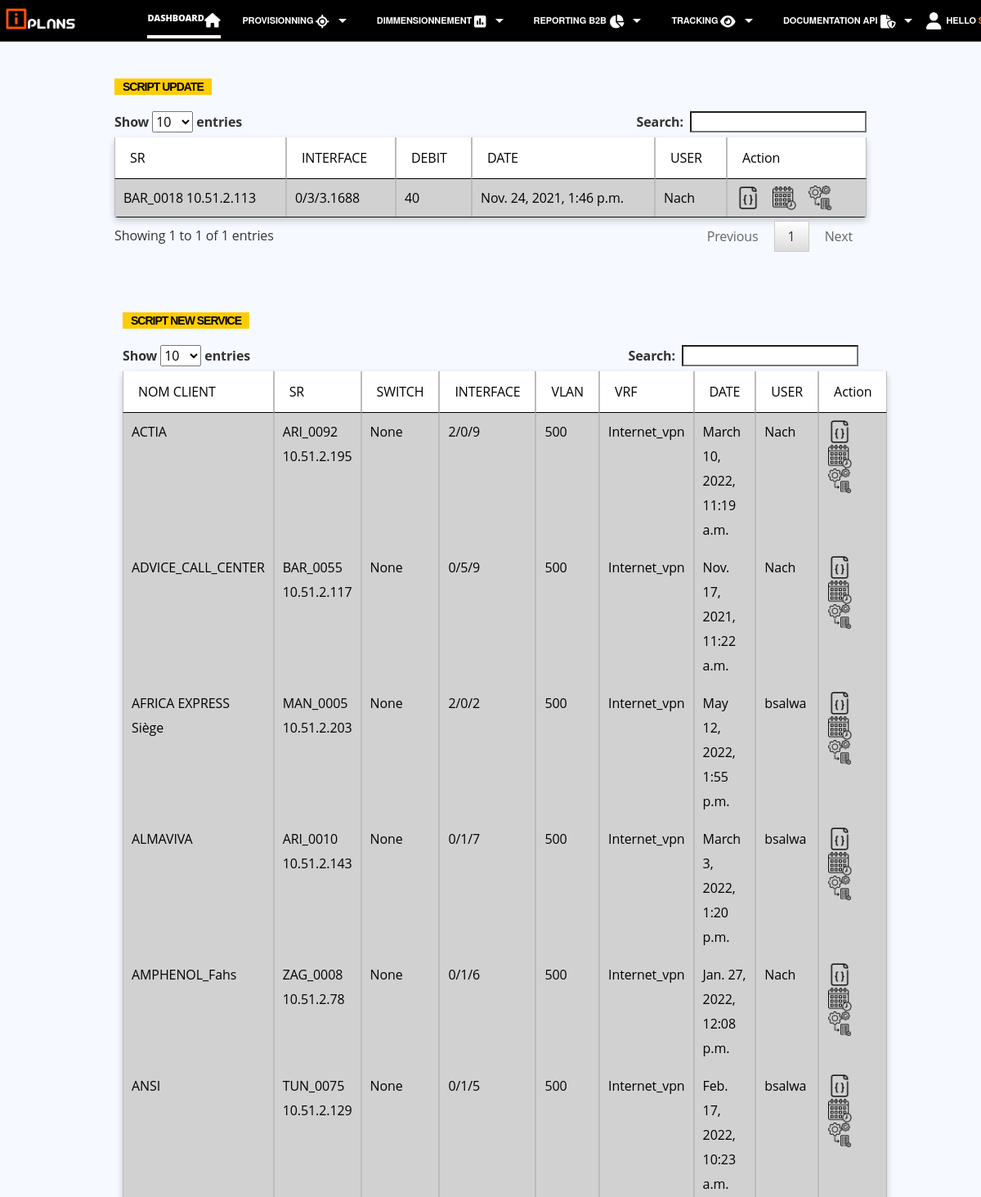
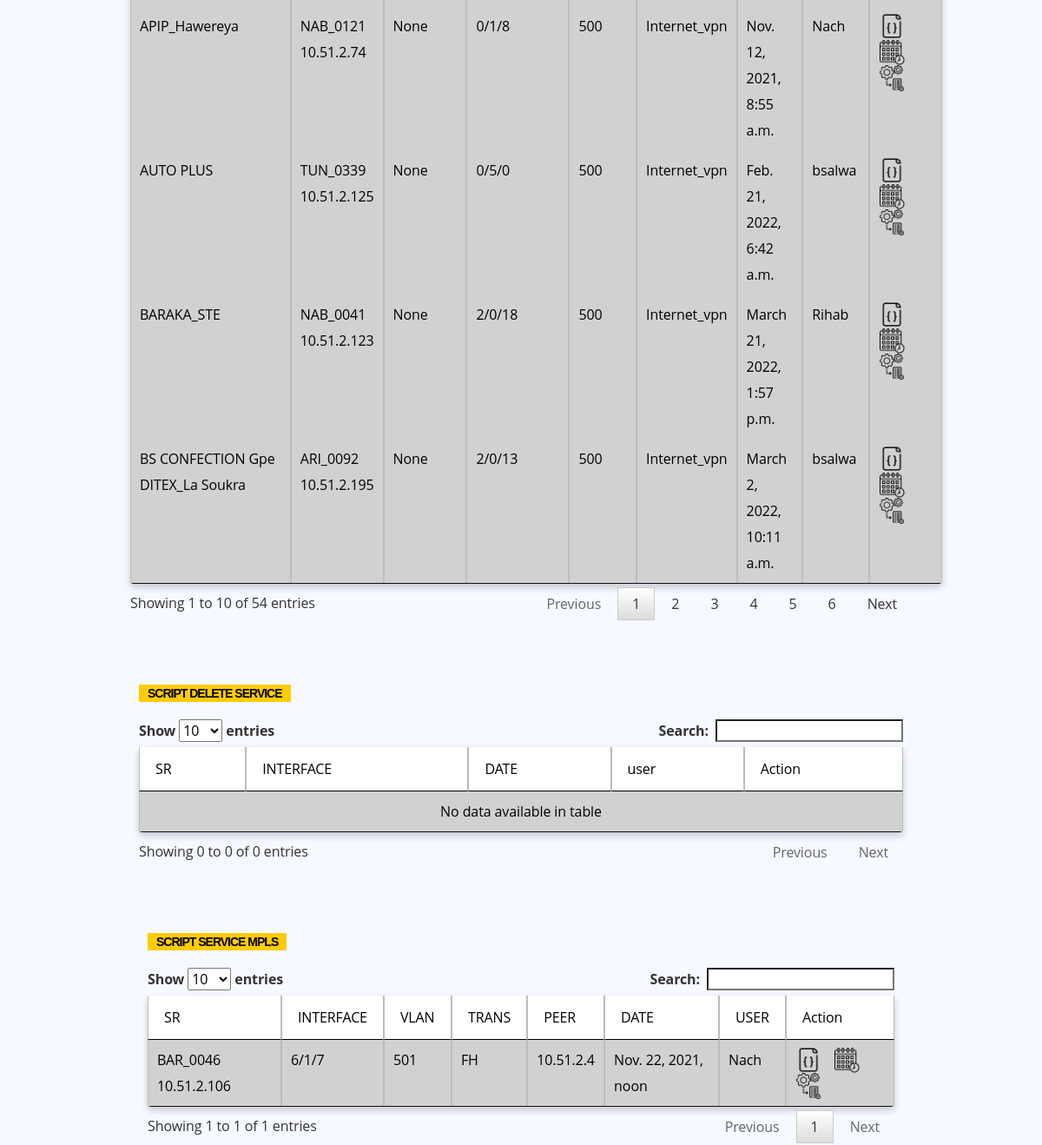
Screenshot of /Visiteur/ (signed in) with the database file from the repository (2 pictures, top to bottom).
### list_routeurs/models.py (models this page shows, shortened)
class Script(models.Model):
    routeur=models.ForeignKey(Routeur,null=True,on_delete=models.SET_NULL, to_field='Loopback')
    interface=models.CharField(max_length=100, null=True,blank=True)
    debit=models.PositiveIntegerField(max_length=5, null=True,blank=True)
    date=models.DateTimeField(auto_now_add=True, null=True)
    user=models.CharField(max_length=1000, null=True)
    generate=models.TextField(max_length=10000, null=True)
    etat = models.CharField(max_length=100000, null=True, blank=True, default="DEMANDE")
    swan = models.CharField(max_length=100000, null=True, blank=True, default="XXXXX")
    date_changement = models.DateTimeField(auto_now_add=False, blank=True, null=True)
    comment = models.CharField(max_length=10000, null=True, blank=True)
    history = HistoricalRecords()

class Routeur(models.Model):
    name=models.CharField(max_length=190, null=True, unique=True)
    Loopback=(
('10.51.2.1', '10.51.2.1'),
('10.51.2.10', '10.51.2.10'),
('10.51.2.100', '10.51.2.100'),
('10.51.2.101', '10.51.2.101'),
('10.51.2.102', '10.51.2.102'),
('10.51.2.103', '10.51.2.103'),
('10.51.2.104', '10.51.2.104'),
('10.51.2.105', '10.51.2.105'),
('10.51.2.106', '10.51.2.106'),
('10.51.2.107', '10.51.2.107'),
('10.51.2.108', '10.51.2.108'),
('10.51.2.109', '10.51.2.109'),
('10.51.2.11', '10.51.2.11'),
('10.51.2.110', '10.51.2.110'),
('10.51.2.111', '10.51.2.111'),
('10.51.2.112', '10.51.2.112'),
('10.51.2.113', '10.51.2.113'),
('10.51.2.114', '10.51.2.114'),
('10.51.2.115', '10.51.2.115'),
('10.51.2.116', '10.51.2.116'),
('10.51.2.117', '10.51.2.117'),
('10.51.2.118', '10.51.2.118'),
('10.51.2.119', '10.51.2.119'),
('10.51.2.12', '10.51.2.12'),
('10.51.2.120', '10.51.2.120'),
('10.51.2.121', '10.51.2.121'),
('10.51.2.122', '10.51.2.122'),
('10.51.2.123', '10.51.2.123'),
('10.51.2.124', '10.51.2.124'),
('10.51.2.125', '10.51.2.125'),
('10.51.2.126', '10.51.2.126'),
('10.51.2.127', '10.51.2.127'),
('10.51.2.128', '10.51.2.128'),
('10.51.2.129', '10.51.2.129'),
('10.51.2.13', '10.51.2.13'),
('10.51.2.130', '10.51.2.130'),
('10.51.2.131', '10.51.2.131'),
('10.51.2.132', '10.51.2.132'),
('10.51.2.133', '10.51.2.133'),
('10.51.2.134', '10.51.2.134'),
('10.51.2.135', '10.51.2.135'),
('10.51.2.136', '10.51.2.136'),
('10.51.2.137', '10.51.2.137'),
('10.51.2.138', '10.51.2.138'),
('10.51.2.139', '10.51.2.139'),
('10.51.2.14', '10.51.2.14'),
('10.51.2.140', '10.51.2.140'),
('10.51.2.141', '10.51.2.141'),
('10.51.2.142', '10.51.2.142'),
('10.51.2.143', '10.51.2.143'),
('10.51.2.144', '10.51.2.144'),
('10.51.2.145', '10.51.2.145'),
('10.51.2.146', '10.51.2.146'),
('10.51.2.147', '10.51.2.147'),
('10.51.2.148', '10.51.2.148'),
('10.51.2.149', '10.51.2.149'),
('10.51.2.15', '10.51.2.15'),
('10.51.2.151', '10.51.2.151'),
('10.51.2.152', '10.51.2.152'),
('10.51.2.153', '10.51.2.153'),
('10.51.2.154', '10.51.2.154'),
('10.51.2.155', '10.51.2.155'),
('10.51.2.156', '10.51.2.156'),
('10.51.2.157', '10.51.2.157'),
('10.51.2.158', '10.51.2.158'),
('10.51.2.159', '10.51.2.159'),
('10.51.2.16', '10.51.2.16'),
('10.51.2.160', '10.51.2.160'),
('10.51.2.161', '10.51.2.161'),
('10.51.2.162', '10.51.2.162'),
('10.51.2.163', '10.51.2.163'),
('10.51.2.164', '10.51.2.164'),
('10.51.2.165', '10.51.2.165'),
('10.51.2.166', '10.51.2.166'),
('10.51.2.167', '10.51.2.167'),
('10.51.2.168', '10.51.2.168'),
('10.51.2.169', '10.51.2.169'),
('10.51.2.17', '10.51.2.17'),
('10.51.2.170', '10.51.2.170'),
('10.51.2.171', '10.51.2.171'),
('10.51.2.172', '10.51.2.172'),
('10.51.2.173', '10.51.2.173'),
('10.51.2.174', '10.51.2.174'),
('10.51.2.175', '10.51.2.175'),
('10.51.2.176', '10.51.2.176'),
('10.51.2.177', '10.51.2.177'),
('10.51.2.178', '10.51.2.178'),
('10.51.2.179', '10.51.2.179'),
('10.51.2.18', '10.51.2.18'),
('10.51.2.180', '10.51.2.180'),
('10.51.2.181', '10.51.2.181'),
('10.51.2.182', '10.51.2.182'),
('10.51.2.183', '10.51.2.183'),
('10.51.2.184', '10.51.2.184'),
('10.51.2.185', '10.51.2.185'),
('10.51.2.186', '10.51.2.186'),
('10.51.2.187', '10.51.2.187'),
('10.51.2.188', '10.51.2.188'),
('10.51.2.189', '10.51.2.189'),
('10.51.2.19', '10.51.2.19'),
('10.51.2.190', '10.51.2.190'),
('10.51.2.191', '10.51.2.191'),
('10.51.2.192', '10.51.2.192'),
('10.51.2.193', '10.51.2.193'),
('10.51.2.194', '10.51.2.194'),
('10.51.2.195', '10.51.2.195'),
('10.51.2.196', '10.51.2.196'),
('10.51.2.197', '10.51.2.197'),
('10.51.2.198', '10.51.2.198'),
('10.51.2.199', '10.51.2.199'),
('10.51.2.2', '10.51.2.2'),
('10.51.2.20', '10.51.2.20'),
('10.51.2.201', '10.51.2.201'),
('10.51.2.202', '10.51.2.202'),
('10.51.2.203', '10.51.2.203'),
('10.51.2.204', '10.51.2.204'),
('10.51.2.205', '10.51.2.205'),
('10.51.2.206', '10.51.2.206'),
('10.51.2.207', '10.51.2.207'),
('10.51.2.208', '10.51.2.208'),
('10.51.2.209', '10.51.2.209'),
('10.51.2.21', '10.51.2.21'),
('10.51.2.210', '10.51.2.210'),
('10.51.2.211', '10.51.2.211'),
('10.51.2.212', '10.51.2.212'),
('10.51.2.213', '10.51.2.213'),
('10.51.2.214', '10.51.2.214'),
('10.51.2.215', '10.51.2.215'),
('10.51.2.216', '10.51.2.216'),
('10.51.2.217', '10.51.2.217'),
('10.51.2.218', '10.51.2.218'),
('10.51.2.219', '10.51.2.219'),
('10.51.2.22', '10.51.2.22'),
('10.51.2.220', '10.51.2.220'),
('10.51.2.221', '10.51.2.221'),
('10.51.2.222', '10.51.2.222'),
('10.51.2.223', '10.51.2.224'),
('10.51.2.225', '10.51.2.225'),
('10.51.2.226', '10.51.2.226'),
('10.51.2.227', '10.51.2.227'),
('10.51.2.228', '10.51.2.228'),
('10.51.2.229', '10.51.2.229'),
('10.51.2.23', '10.51.2.23'),
('10.51.2.230', '10.51.2.230'),
('10.51.2.231', '10.51.2.231'),
('10.51.2.232', '10.51.2.232'),
('10.51.2.233', '10.51.2.233'),
('10.51.2.234', '10.51.2.234'),
('10.51.2.235', '10.51.2.235'),
('10.51.2.236', '10.51.2.236'),
('10.51.2.237', '10.51.2.237'),
('10.51.2.238', '10.51.2.238'),
('10.51.2.239', '10.51.2.239'),
('10.51.2.24', '10.51.2.24'),
('10.51.2.240', '10.51.2.240'),
('10.51.2.241', '10.51.2.241'),
('10.51.2.242', '10.51.2.242'),
('10.51.2.243', '10.51.2.243'),
('10.51.2.244', '10.51.2.244'),
('10.51.2.245', '10.51.2.245'),
('10.51.2.246', '10.51.2.246'),
('10.51.2.247', '10.51.2.247'),
('10.51.2.248', '10.51.2.248'),
('10.51.2.249', '10.51.2.249'),
('10.51.2.25', '10.51.2.25'),
('10.51.2.250', '10.51.2.250'),
('10.51.2.251', '10.51.2.251'),
('10.51.2.252', '10.51.2.252'),
('10.51.2.253', '10.51.2.253'),
('10.51.2.254', '10.51.2.254'),
('10.51.2.26', '10.51.2.26'),
('10.51.2.27', '10.51.2.27'),
('10.51.2.28', '10.51.2.28'),
('10.51.2.29', '10.51.2.29'),
('10.51.2.3', '10.51.2.3'),
('10.51.2.30', '10.51.2.30'),
('10.51.2.31', '10.51.2.31'),
('10.51.2.32', '10.51.2.32'),
('10.51.2.33', '10.51.2.33'),
('10.51.2.34', '10.51.2.34'),
('10.51.2.35', '10.51.2.35'),
('10.51.2.36', '10.51.2.36'),
('10.51.2.37', '10.51.2.37'),
('10.51.2.38', '10.51.2.38'),
('10.51.2.39', '10.51.2.39'),
('10.51.2.4', '10.51.2.4'),
('10.51.2.40', '10.51.2.40'),
('10.51.2.41', '10.51.2.41'),
('10.51.2.42', '10.51.2.42'),
('10.51.2.43', '10.51.2.43'),
('10.51.2.44', '10.51.2.44'),
('10.51.2.45', '10.51.2.45'),
('10.51.2.46', '10.51.2.46'),
('10.51.2.47', '10.51.2.47'),
('10.51.2.48', '10.51.2.48'),
('10.51.2.49', '10.51.2.49'),
('10.51.2.5', '10.51.2.5'),
('10.51.2.50', '10.51.2.50'),
('10.51.2.51', '10.51.2.51'),
('10.51.2.52', '10.51.2.52'),
('10.51.2.53', '10.51.2.53'),
('10.51.2.54', '10.51.2.54'),
('10.51.2.55', '10.51.2.55'),
('10.51.2.56', '10.51.2.56'),
('10.51.2.57', '10.51.2.57'),
('10.51.2.58', '10.51.2.58'),
('10.51.2.59', '10.51.2.59'),
('10.51.2.6', '10.51.2.6'),
('10.51.2.60', '10.51.2.60'),
('10.51.2.61', '10.51.2.61'),
('10.51.2.62', '10.51.2.62'),
('10.51.2.63', '10.51.2.63'),
('10.51.2.64', '10.51.2.64'),
('10.51.2.65', '10.51.2.65'),
('10.51.2.66', '10.51.2.66'),
('10.51.2.67', '10.51.2.67'),
('10.51.2.68', '10.51.2.68'),
('10.51.2.69', '10.51.2.69'),
('10.51.2.7', '10.51.2.7'),
('10.51.2.70', '10.51.2.70'),
('10.51.2.71', '10.51.2.71'),
('10.51.2.72', '10.51.2.72'),
('10.51.2.73', '10.51.2.73'),
('10.51.2.74', '10.51.2.74'),
('10.51.2.75', '10.51.2.75'),
('10.51.2.76', '10.51.2.76'),
('10.51.2.78', '10.51.2.78'),
('10.51.2.79', '10.51.2.79'),
('10.51.2.8', '10.51.2.8'),
('10.51.2.80', '10.51.2.80'),
('10.51.2.81', '10.51.2.81'),
('10.51.2.82', '10.51.2.82'),
('10.51.2.83', '10.51.2.83'),
('10.51.2.84', '10.51.2.84'),
('10.51.2.85', '10.51.2.85'),
('10.51.2.86', '10.51.2.86'),
('10.51.2.87', '10.51.2.87'),
('10.51.2.88', '10.51.2.88'),
('10.51.2.89', '10.51.2.89'),
('10.51.2.9', '10.51.2.9'),
('10.51.2.90', '10.51.2.90'),
('10.51.2.91', '10.51.2.91'),
('10.51.2.92', '10.51.2.92'),
('10.51.2.93', '10.51.2.93'),
('10.51.2.94', '10.51.2.94'),
('10.51.2.95', '10.51.2.95'),
('10.51.2.96', '10.51.2.96'),
('10.51.2.97', '10.51.2.97'),
('10.51.2.98', '10.51.2.98'),
('10.51.2.99', '10.51.2.99'),
    )
    Loopback=models.CharField(max_length=100, null=True,choices=Loopback,unique=True)
    category=(
            ('NE40E-X3','NE40E-X3'),
            ('NE40E-M2E','NE40E-M2E'),
            ('NE40E-X16A(V8)','NE40E-X16A(V8)'),
            ('NE40E-X2-M8','NE40E-X2-M8'),
            ('NE40E-X2-M8A','NE40E-X2-M8A'),
            ('NE40E-X8','NE40E-X8'),
            ('NE40E-X8A(V8)','NE40E-X8A(V8)'),
            ('NE8000_M8','NE8000_M8'),
            ('NE8000_M14','NE8000_M14'),
    )
    category=models.CharField(max_length=100, null=True,choices=category)
    percentmemory=models.FloatField(null=True,blank=True,default=0)
    percentcpu=models.FloatField(null=True,blank=True,default=0)
    def __str__(self):
        return self.name + "\n\n" + self.Loopback

class Service(models.Model):
    nomClient=models.CharField(max_length=100, null=True,default='nom du client')
    routeur=models.ForeignKey(Routeur,null=True,on_delete=models.SET_NULL, to_field='Loopback',blank=True)
    switch=models.CharField(max_length=100, null=True,blank=True)
    interface=models.CharField(max_length=100, null=True,blank=True)
    interfacertsw=models.CharField(max_length=100, null=True,blank=True)
    vlan=models.PositiveIntegerField(max_length=5, null=True)
    debit=models.PositiveIntegerField(max_length=5, null=True, blank=True)
    ipadress=models.CharField(max_length=100, null=True, blank=True)
    ipadresspublic=models.CharField(max_length=100, null=True, blank=True)
    ipadresspublic31=models.CharField(max_length=100, null=True, blank=True)
    ipadresspublic28 = models.CharField(max_length=100, null=True, blank=True)
    ipadresspublic29 = models.CharField(max_length=100, null=True, blank=True)
    date=models.DateTimeField(auto_now_add=True, null=True)
    user=models.CharField(max_length=100, null=True)
    VRF=(
                ('Internet_vpn','Internet_vpn'),
            )
    VRF=models.CharField(max_length=100, null=True,choices=VRF)
    trans=(
            ('FH','FH'),
            ('FO','FO'),
    )
    trans=models.CharField(max_length=100, null=True,choices=trans)
    generate=models.TextField(max_length=100000, null=True, blank=True)
    etat = models.CharField(max_length=100000, null=True, blank=True, default="DEMANDE")
    swan = models.CharField(max_length=100000, null=True, blank=True, default="XXXXX")
    date_changement = models.DateTimeField(auto_now_add=False, blank=True, null=True)
    comment=models.CharField(max_length=10000, null=True, blank=True)
    history = HistoricalRecords()

class L2VC(models.Model):
    routeur=models.ForeignKey(Routeur,null=True,on_delete=models.SET_NULL, to_field='Loopback',blank=True)
    switch=models.CharField(max_length=100, null=True,choices=[],blank=True)
    interface=models.CharField(max_length=100, null=True,choices=[],blank=True)
    interfacertsw=models.CharField(max_length=100, null=True,choices=[],blank=True)
    vlan=models.PositiveIntegerField(max_length=5, null=True)
    description=models.CharField(max_length=100, null=True)
    date=models.DateTimeField(auto_now_add=True, null=True)
    user=models.CharField(max_length=100, null=True)
    trans=(
            ('FH','FH'),
            ('FO','FO'),
    )
    trans=models.CharField(max_length=100, null=True,choices=trans)
    dist=(
            ('10.51.2.4','10.51.2.4'),
            ('10.51.2.2','10.51.2.2'),
    )
    dist=models.CharField(max_length=100, null=True,choices=dist)
    generate=models.CharField(max_length=20000, null=True)

### list_routeurs/decorators.py (the view, shortened to what this page needs)
        def wrapper_func(request, *args, **Kwargs):
            group =None
            if request.user.groups.exists():
                group=request.user.groups.all()[0].name
            if group == 'visiteur':
                return view_func(request, *args, **Kwargs )

### list_routeurs/templates/liste_routeur/visiteur.html (shortened to what this page needs)
 {% include 'liste_routeur/head.html' %}
  {% load static  %}
 <div class="container">
        <div class="col">
    <h1> <span class="badge badge-warning">SCRIPT UPDATE</span> </h1>
    <table id="example" class="table table-primary table-bordered" style="width:100%">
        <thead>
            <tr >
      <td > SR</td>
  <td> INTERFACE</td>
  <td> DEBIT</td>
  <td> DATE</td>
  <td> USER</td>
  <td> Action</td>
      </tr>
        </thead>
        <tbody>
  {% for item in script %}
        <td> {{item.routeur}}</td>
  <td> {{item.interface}}</td>
  <td> {{item.debit}}</td>
  <td> {{item.date}}</td>
  <td> {{item.user}}</td>
   <td> <a href="{% url 'generateupscript1' item.id %}"> <img src="{% static '/images/script.png' %}" alt="My image"></a>
 <a href="" class="link-success"><img src="{% static '/images/calendrier.png' %}" alt="My image"></a>
     <a href="" class="link-danger"><img src="{% static '/images/execution.png' %}" alt="My image"></a>
   </td>
    {% endfor %}
      </tbody>
</table>
<br><br><br>
       <div class="col">
    <h1> <span class="badge badge-warning">SCRIPT NEW SERVICE </span> </h1>
    <table id="example1" class="table table-primary table-bordered" style="width:100%">
        <thead>
            <tr   >
        <td> NOM CLIENT</td>
  <td> SR</td>
  <td> SWITCH</td>
  <td> INTERFACE</td>
  <td> VLAN</td>
 <td>VRF</td>
  <td>DATE</td>
  <td>USER</td>
<td> Action</td>
      </tr>
        </thead>
        <tbody>
  {% for item in service %}
      <td> {{item.nomClient}}</td>
<td>{{item.routeur}} </td>
<td>{{item.switch}} </td>
<td> {{item.interface}} </td>
<td> {{item.vlan}}</td>
 <td>{{item.VRF}} </td>
<td>{{item.date}}</td>
<td>{{item.user}}</td>
<td> <a href="{% url 'generatenewscript1' item.id %}"> <img src="{% static '/images/script.png' %}" alt="My image"></a>
   <a href="" class="link-success"><img src="{% static '/images/calendrier.png' %}" alt="My image"></a>
 <a href="" class="link-danger"><img src="{% static '/images/execution.png' %}" alt="My image"></a>
</td>
    {% endfor %}
  </tbody>
</table>
 <br><br><br>
         <div class="col">
    <h1> <span class="badge badge-warning">SCRIPT DELETE SERVICE</span>  </h1>
    <table id="example2" class="table table-primary table-bordered" style="width:100%">
        <thead>
				<tr   >
		<td> SR</td>
	<td> INTERFACE</td>
	<td> DATE</td>
      <td> user</td>
      <td> Action</td>
      </tr>
        </thead>
        <tbody>
      </tbody>
</table>
    <br><br><br>
    <div class="col">
    <h1> <span class="badge badge-warning">SCRIPT  SERVICE MPLS</span>   </h1>
    <table id="example3" class="table table-primary table-bordered" style="width:100%">
        <thead>
				<tr    >
		      <td> SR</td>
<td> INTERFACE</td>
<td> VLAN</td>
<td> TRANS</td>
<td> PEER</td>
<td> DATE</td>
<td> USER</td>
 <td> Action</td>
      </tr>
        </thead>
        <tbody>
  {% for item in l2VC %}
     <tr >
      <td> {{item.routeur}}</td>
<td> {{item.interface}}</td>
<td> {{item.vlan}}</td>
 <td> {{item.trans}}</td>
 <td> {{item.dist}}</td>
<td> {{item.date}}</td>
  <td> {{item.user}}</td>
  <td> <a href="{% url 'generatescript1' item.id %}" > <img src="{% static '/images/script.png' %}" alt="My image"></a>
    <a href="" class="link-success"><img src="{% static '/images/calendrier.png' %}" alt="My image"></a>
     <a href="" class="link-danger"><img src="{% static '/images/execution.png' %}" alt="My image"></a>
  </td>
      </tr>
    {% endfor %}
     </tbody>
</table>
</div>

### static/css/style.css (style rules this page uses)
.table { box-shadow: 0 4px 8px 0 rgba(0,0,0,0.2); transition: 0.3s; border-bottom: solid; border-radius:4px ; }
.container { padding: 2px 16px; }

### list_routeurs/templates/liste_routeur/head.html (style rules this page uses)
body { font-family: "Open Sans", sans-serif; background: #f6f9ff; color: #444444; }
a { color: #4154f1; text-decoration: none; }
h1, h2, h3, h4, h5, h6 { font-family: "Nunito", sans-serif; }

### rows the page displays
Script: routeur "BAR_0018 10.51.2.113", interface "0/3/3.1688", debit "40", date "Nov. 24, 2021, 1:46 p.m.", user "Nach"
Service: nomClient "APIP_Hawereya", routeur "NAB_0121 10.51.2.74", switch "None", interface "0/1/8", vlan "500", VRF "Internet_vpn", date "Nov. 12, 2021, 8:55 a.m.", user "Nach"
Service: nomClient "ADVICE_CALL_CENTER", routeur "BAR_0055 10.51.2.117", switch "None", interface "0/5/9", vlan "500", VRF "Internet_vpn", date "Nov. 17, 2021, 11:22 a.m.", user "Nach"
Service: nomClient "AMPHENOL_Fahs", routeur "ZAG_0008 10.51.2.78", switch "None", interface "0/1/6", vlan "500", VRF "Internet_vpn", date "Jan. 27, 2022, 12:08 p.m.", user "Nach"
Service: nomClient "ANSI", routeur "TUN_0075 10.51.2.129", switch "None", interface "0/1/5", vlan "500", VRF "Internet_vpn", date "Feb. 17, 2022, 10:23 a.m.", user "bsalwa"
Service: nomClient "AUTO PLUS", routeur "TUN_0339 10.51.2.125", switch "None", interface "0/5/0", vlan "500", VRF "Internet_vpn", date "Feb. 21, 2022, 6:42 a.m.", user "bsalwa"
Service: nomClient "BS CONFECTION Gpe DITEX_La Soukra", routeur "ARI_0092 10.51.2.195", switch "None", interface "2/0/13", vlan "500", VRF "Internet_vpn", date "March 2, 2022, 10:11 a.m.", user "bsalwa"
Service: nomClient "ALMAVIVA", routeur "ARI_0010 10.51.2.143", switch "None", interface "0/1/7", vlan "500", VRF "Internet_vpn", date "March 3, 2022, 1:20 p.m.", user "bsalwa"
Service: nomClient "ACTIA", routeur "ARI_0092 10.51.2.195", switch "None", interface "2/0/9", vlan "500", VRF "Internet_vpn", date "March 10, 2022, 11:19 a.m.", user "Nach"
Service: nomClient "BARAKA_STE", routeur "NAB_0041 10.51.2.123", switch "None", interface "2/0/18", vlan "500", VRF "Internet_vpn", date "March 21, 2022, 1:57 p.m.", user "Rihab"
Service: nomClient "AFRICA EXPRESS Siège", routeur "MAN_0005 10.51.2.203", switch "None", interface "2/0/2", vlan "500", VRF "Internet_vpn", date "May 12, 2022, 1:55 p.m.", user "bsalwa"
L2VC: routeur "BAR_0046 10.51.2.106", interface "6/1/7", vlan "501", trans "FH", dist "10.51.2.4", date "Nov. 22, 2021, noon", user "Nach"
